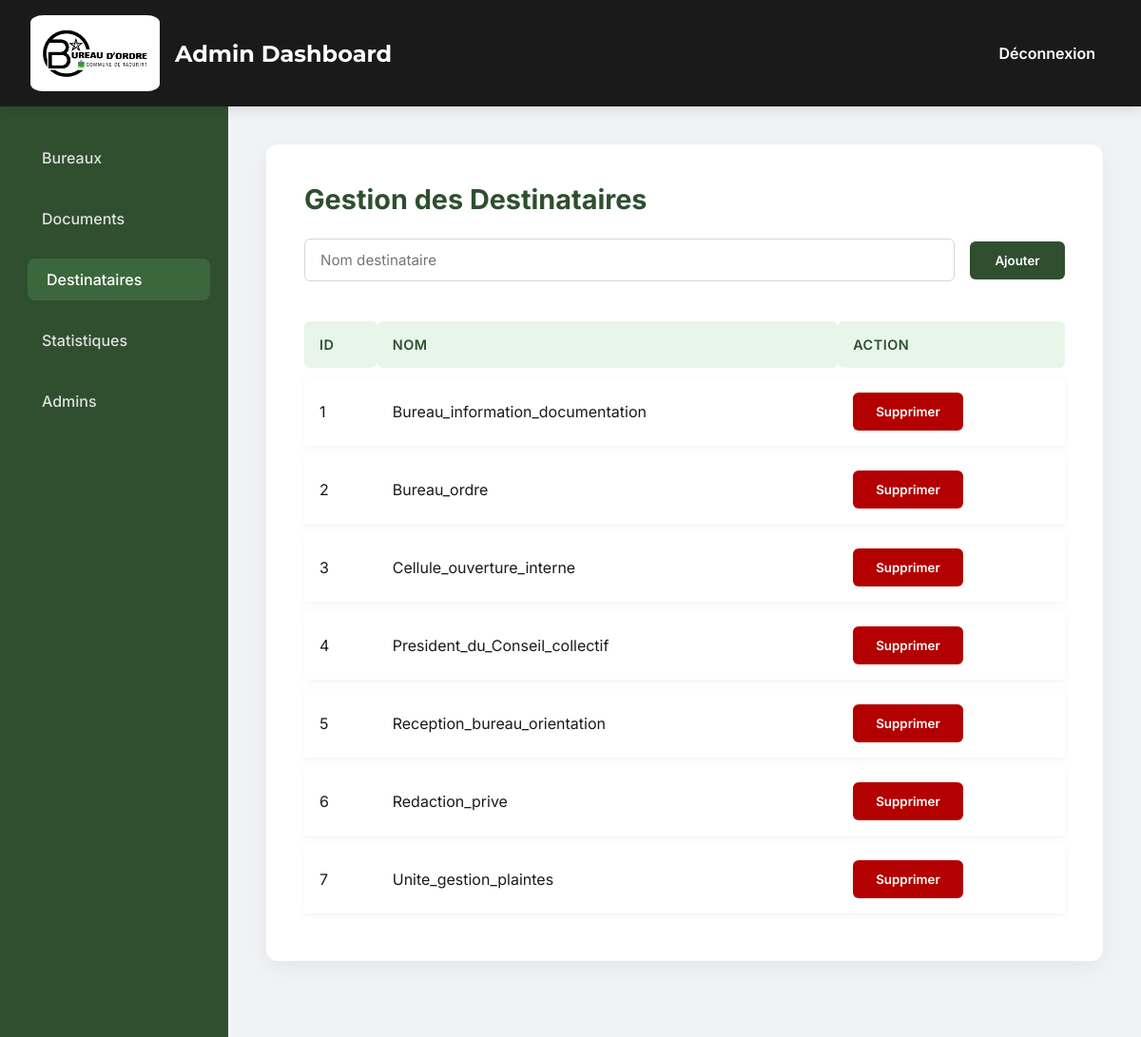
/administration/admin.php?tab=destinataires (signed in), run on the app's committed database.
### tables this page shows
CREATE TABLE `destinataires` (
  `id` int(11) NOT NULL,
  `nom` varchar(100) NOT NULL
);

### administration/admin.php (the view, shortened to what this page needs)
<?php
require '../conf/connecter.php';
$tab = isset($_GET['tab']) ? $_GET['tab'] : 'bureaux';
?>
<!DOCTYPE html>
<html lang="fr">
<head>
</head>
<body>
<header>
    <div class="header-brand">
        <div class="logo-container">
            <img src="../img/logo.png" alt="Logo">
        </div>
        <h2>Admin Dashboard</h2>
    </div>
    <a href="../logout.php">Déconnexion</a>
</header>
<div class="container">
    <div class="sidebar">
        <a href="?tab=bureaux" class="<?= $tab=='bureaux'?'active':'' ?>">Bureaux</a>
        <a href="?tab=documents" class="<?= $tab=='documents'?'active':'' ?>">Documents</a>
        <a href="?tab=destinataires" class="<?= $tab=='destinataires'?'active':'' ?>">Destinataires</a>
        <a href="?tab=stats" class="<?= $tab=='stats'?'active':'' ?>">Statistiques</a>
        <a href="?tab=admins" class="<?= $tab=='admins'?'active':'' ?>">Admins</a>
    </div>
    <main>
        <?php if($tab=='bureaux'): ?>
        <div class="card">
            <h3>Gestion des Bureaux</h3>
            <form method="get">
                <input type="hidden" name="tab" value="bureaux">
                <input type="text" name="search_bureau" placeholder="Rechercher un bureau..." value="<?= isset($_GET['search_bureau'])?htmlspecialchars($_GET['search_bureau']):'' ?>">
                <button type="submit" class="add">Rechercher</button>
            </form>
            <form method="post">
                <input type="text" name="nom_bureau" placeholder="Nom Bureau" required>
                <input type="text" name="mot_de_passe" placeholder="Mot de passe" required>
                <button type="submit" name="add_bureau" class="add">Ajouter</button>
            </form>
            <table>
                <thead>
                    <tr><th>ID</th><th>Nom</th><th>Mot de passe</th><th>Action</th></tr>
                </thead>
                <tbody>
                <?php
                $searchB = isset($_GET['search_bureau']) ? $_GET['search_bureau'] : '';
                $sql = "SELECT * FROM users_bureau";
                if(!empty($searchB)) $sql .= " WHERE nom_bureau LIKE '%".$conn->real_escape_string($searchB)."%'";
                $res = $conn->query($sql);
                while($row=$res->fetch_assoc()):
                ?>
                <tr>
                    <form method="post">
                        <td data-label="ID"><?= $row['id'] ?><input type="hidden" name="bureau_id" value="<?= $row['id'] ?>"></td>
                        <td data-label="Nom"><input type="text" name="nom_bureau" value="<?= htmlspecialchars($row['nom_bureau']) ?>"></td>
                        <td data-label="Mot de passe"><input type="text" name="mot_de_passe" value="<?= htmlspecialchars($row['mot_de_passe']) ?>"></td>
                        <td data-label="Action">
                            <button type="submit" name="edit_bureau" class="edit">Modifier</button>
                            <button type="submit" name="delete_bureau" class="delete" onclick="return confirm('Êtes-vous sûr de vouloir supprimer ce bureau ?');">Supprimer</button>
                        </td>
                    </form>
                </tr>
                <?php endwhile; ?>
                </tbody>
            </table>
        </div>
        <?php elseif($tab=='destinataires'): ?>
        <div class="card">
            <h3>Gestion des Destinataires</h3>
            <form method="post">
                <input type="text" name="nom_dest" placeholder="Nom destinataire" required>
                <button type="submit" name="add_dest" class="add">Ajouter</button>
            </form>
            <table>
                <thead><tr><th>ID</th><th>Nom</th><th>Action</th></tr></thead>
                <tbody>
                <?php
                $res=$conn->query("SELECT * FROM destinataires");
                while($row=$res->fetch_assoc()):
                ?>
                <tr>
                    <td data-label="ID"><?= $row['id'] ?></td>
                    <td data-label="Nom"><?= htmlspecialchars($row['nom']) ?></td>
                    <td data-label="Action">
                        <form method="post" style="display:inline">
                            <button type="submit" name="delete_dest" class="delete" onclick="return confirm('Êtes-vous sûr de vouloir supprimer ce destinataire ?');">Supprimer</button>
                        </form>
                    </td>
                </tr>
                <?php endwhile; ?>
                </tbody>
            </table>
        </div>
        <?php endif; ?>
    </main>
</div>
</body>
</html>

### administration/admin.php (style rules this page uses)
* { margin: 0; padding: 0; box-sizing: border-box; font-family: 'Inter', sans-serif; }
body { background-color: #f0f2f5; color: #1a1a1a; }
header { background-color: #1a1a1a; color: #ffffff; padding: 1rem 2rem; display: flex; justify-content: space-between; align-items: center; box-shadow: 0 4px 12px rgba(0, 0, 0, 0.1); position: sticky; top: 0; z-index: 1000; }
.header-brand { display: flex; align-items: center; gap: 1rem; }
.logo-container { background-color: #ffffff; padding: 0.5rem; border-radius: 10%; width: 136px; height: 80px; display: flex; align-items: center; justify-content: center; }
.logo-container img { width: 136px; height: 55px; }
.header-brand h2 { font-weight: 700; font-family: 'Montserrat', sans-serif; color: #ffffff; font-size: 1.5rem; }
header a { color: #ffffff; text-decoration: none; font-weight: 600; padding: 0.5rem 1rem; border-radius: 6px; transition: background-color 0.3s ease; }
.container { display: flex; min-height: calc(100vh - 6rem); }
.sidebar { width: 240px; background-color: #2f4f2f; padding: 2rem 1.5rem; display: flex; flex-direction: column; gap: 1.25rem; flex-shrink: 0; }
.sidebar a { color: #e0e0e0; text-decoration: none; padding: 0.75rem 1.25rem; border-radius: 8px; transition: background-color 0.3s ease, color 0.3s ease, transform 0.2s; font-weight: 500; }
.sidebar a.active, .sidebar a:hover { background-color: #3c673c; color: #ffffff; transform: translateX(5px); }
main { flex: 1; padding: 2.5rem; }
.card { background-color: #ffffff; padding: 2.5rem; border-radius: 12px; box-shadow: 0 8px 24px rgba(0, 0, 0, 0.05); margin-bottom: 2.5rem; }
.card h3 { color: #2f4f2f; margin-bottom: 1.5rem; font-size: 1.8rem; font-weight: 700; }
form { display: flex; flex-wrap: wrap; gap: 1rem; margin-bottom: 2rem; align-items: center; }
form input, form select { padding: 0.75rem 1rem; border: 1px solid #d1d5db; border-radius: 6px; font-size: 0.95rem; flex: 1; transition: all 0.3s ease; }
button { padding: 0.75rem 1.5rem; border: none; border-radius: 6px; cursor: pointer; font-weight: 600; transition: all 0.3s ease; min-width: 100px; }
button.add { background-color: #2f4f2f; color: #ffffff; }
button.delete, button.del { background-color: #b30000; color: #ffffff; }
table { width: 100%; border-collapse: separate; border-spacing: 0 10px; }
th, td { padding: 1rem; text-align: left; vertical-align: middle; }
thead th { background-color: #e8f5e9; color: #2f4f2f; font-weight: 600; font-size: 0.9rem; text-transform: uppercase; letter-spacing: 0.5px; border-radius: 6px; white-space: nowrap; }
tbody tr { background-color: #ffffff; box-shadow: 0 2px 8px rgba(0, 0, 0, 0.05); transition: transform 0.3s ease, box-shadow 0.3s ease; }

### data on the page
destinataires: id "1", nom "Bureau_information_documentation"
destinataires: id "2", nom "Bureau_ordre"
destinataires: id "3", nom "Cellule_ouverture_interne"
destinataires: id "4", nom "President_du_Conseil_collectif"
destinataires: id "5", nom "Reception_bureau_orientation"
destinataires: id "6", nom "Redaction_prive"
destinataires: id "7", nom "Unite_gestion_plaintes"
